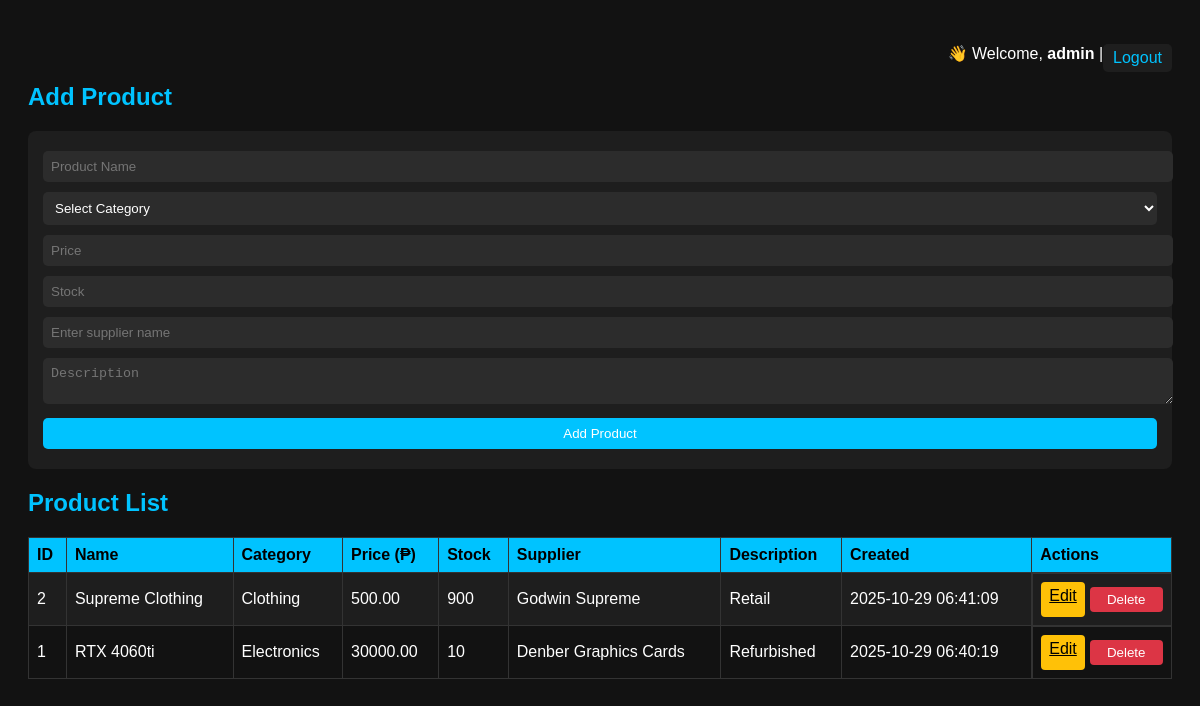
/index.php (signed in), run on the app's committed database.
### tables this page shows
CREATE TABLE `products` (
  `id` int(11) NOT NULL,
  `name` varchar(100) NOT NULL,
  `category` varchar(100) NOT NULL,
  `price` decimal(10,2) NOT NULL,
  `stock` int(11) NOT NULL,
  `supplier` varchar(100) DEFAULT NULL,
  `description` text DEFAULT NULL,
  `created_at` timestamp NOT NULL DEFAULT current_timestamp()
);

### index.php (the view, shortened to what this page needs)
<?php
include 'config.php';
?>
<!DOCTYPE html>
<html>
<head>
</head>
<body>
    <p style="text-align:right;">
        👋 Welcome, <b><?php echo $_SESSION['user']; ?></b> |
        <a class="logout" href="logout.php">Logout</a>
    </p>
    <h2><?php echo isset($_GET['edit']) ? "Edit Product" : "Add Product"; ?></h2>
    <?php
    $editData = null;
    ?>
    <form method="POST" action="">
        <input type="text" name="name" placeholder="Product Name" value="<?php echo $editData['name'] ?? ''; ?>" required>
        <select name="category" required>
            <option value="">Select Category</option>
        </select>
        <input type="number" step="0.01" name="price" placeholder="Price" value="<?php echo $editData['price'] ?? ''; ?>" required>
        <input type="number" name="stock" placeholder="Stock" value="<?php echo $editData['stock'] ?? ''; ?>" required>
        <input type="text" name="supplier" placeholder="Enter supplier name" value="<?php echo $editData['supplier'] ?? ''; ?>">
        <textarea name="description" placeholder="Description"><?php echo $editData['description'] ?? ''; ?></textarea>
        <?php if ($editData): ?>
            <button type="submit" name="update_product">Update Product</button>
        <?php else: ?>
            <button type="submit" name="add_product">Add Product</button>
        <?php endif; ?>
    </form>
    <h2>Product List</h2>
    <table>
        <tr>
            <th>ID</th>
            <th>Name</th>
            <th>Category</th>
            <th>Price (₱)</th>
            <th>Stock</th>
            <th>Supplier</th>
            <th>Description</th>
            <th>Created</th>
            <th>Actions</th>
        </tr>
        <?php
        $result = $conn->query("SELECT * FROM products ORDER BY id DESC");
        if ($result->num_rows > 0) {
            while ($row = $result->fetch_assoc()) {
                echo "<tr>
                        <td>{$row['id']}</td>
                        <td>{$row['name']}</td>
                        <td>{$row['category']}</td>
                        <td>{$row['price']}</td>
                        <td>{$row['stock']}</td>
                        <td>{$row['supplier']}</td>
                        <td>{$row['description']}</td>
                        <td>{$row['created_at']}</td>
                        <td class='actions'>
                            <a href='?edit={$row['id']}' class='edit-btn'>Edit</a>
                            <button type='button' class='delete-btn' onclick='confirmDelete({$row['id']})'>Delete</button>
                        </td>
                    </tr>";
            }
        } else {
            echo "<tr><td colspan='9' style='text-align:center;'>No products found</td></tr>";
        }
        ?>
    </table>
</body>
</html>

### index.php (style rules this page uses)
body { background-color: #121212; color: white; font-family: Arial, sans-serif; padding: 20px; }
h2 { color: #00c3ff; }
a.logout { color: #00c3ff; text-decoration: none; float: right; background-color: #1e1e1e; padding: 5px 10px; border-radius: 5px; }
form { background-color: #1e1e1e; padding: 15px; margin-bottom: 20px; border-radius: 8px; }
input, textarea, select, button { padding: 8px; margin: 5px 0; width: 100%; border: none; border-radius: 5px; }
input, textarea, select { background-color: #2c2c2c; color: white; }
button { background-color: #00c3ff; color: white; cursor: pointer; }
table { width: 100%; border-collapse: collapse; margin-top: 15px; }
th, td { border: 1px solid #333; padding: 8px; text-align: left; }
th { background-color: #00c3ff; color: black; }
tr:nth-child(even) { background-color: #1e1e1e; }
.actions { display: flex; gap: 5px; }
.edit-btn { background-color: #ffc107; color: black; padding: 5px 8px; border: none; border-radius: 4px; }
.delete-btn { background-color: #dc3545; color: white; padding: 5px 8px; border: none; border-radius: 4px; }

### data on the page
products: id "2", name "Supreme Clothing", category "Clothing", price "500.00", stock "900", supplier "Godwin Supreme", description "Retail", created_at "2025-10-29 06:41:09"
products: id "1", name "RTX 4060ti", category "Electronics", price "30000.00", stock "10", supplier "Denber Graphics Cards", description "Refurbished", created_at "2025-10-29 06:40:19"

### other printed values
$_SESSION['user'] "admin"
